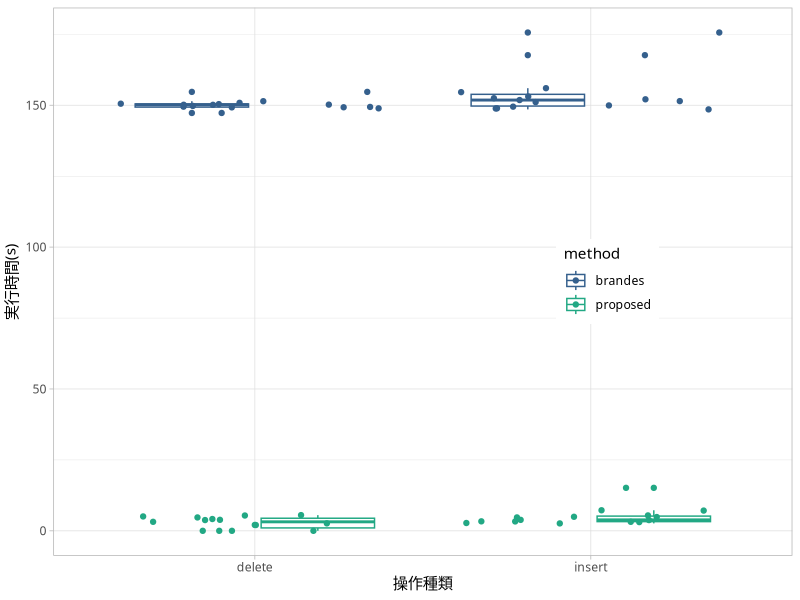

This figure's R source:
library(readr)
library(dplyr)
library(tidyr)
library(ggplot2)
library(viridis)
theme_set(theme_light(base_size = 11, base_family = 'IPAexGothic'))
out_file <- paste0(sub('^--file=(.+)\\.R$', '\\1', basename(commandArgs()[4])), '.pdf')

data_time <- read_csv('../../res/data/bc-hep.csv') %>%
  select(-c(name, n, k, seed)) %>%
  gather(
    key = 'method', value = 'time',
    `time-proposed`, `time-brandes`
  ) %>%
  mutate(method = sub('time-', '', method))

gp <- ggplot(data_time, aes(mode, time, colour = method)) +
  geom_boxplot() + geom_jitter() +
  xlab('操作種類') + ylab('実行時間(s)') +
  scale_colour_viridis(discrete = TRUE, begin = 0.3, end = 0.6) +
  theme(legend.position = c(0.75, 0.5))

ggsave(out_file, gp, cairo_pdf, width = 10, height = 15, units = 'cm')

